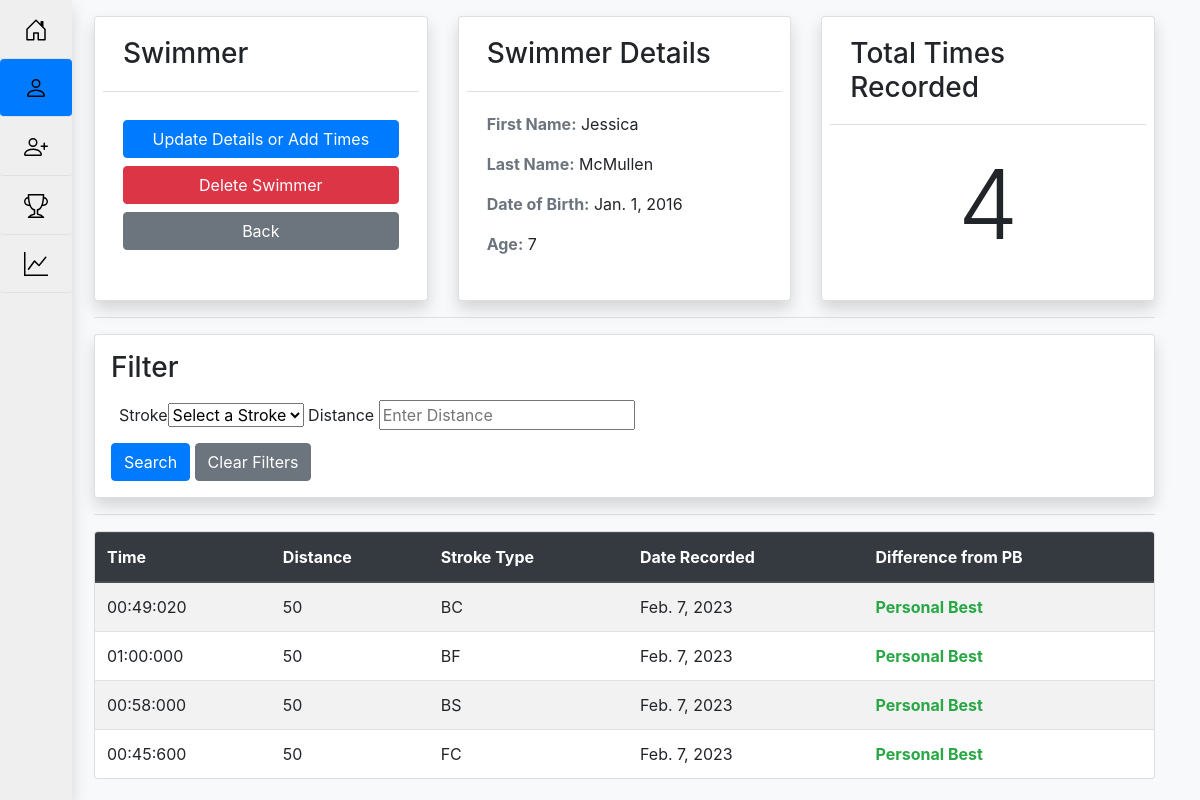
/swimmer/detail/138/, run on the app's committed database.
### home/models.py (models this page shows, shortened)
class Swimmer(models.Model):
    first_name = models.CharField('First Name',max_length=50)
    last_name = models.CharField('Last Name',max_length=50)
    dob = models.DateField("Date Of Birth", default = datetime.date(2010,1,1))
    @property
    def get_age(self):
        today = date.today()
        age = today.year - self.dob.year
        return age

class SwimmingInfo(models.Model):
    FRONTCRAWL = 'FC'
    BACKCRAWL = 'BC'
    BUTTERFLY = 'BF'
    BREASTSTROKE = 'BS'
    MEDLEY = 'IM'
    strokeTypes = [
    (FRONTCRAWL,'Front Crawl'),
    (BACKCRAWL,'Back Crawl'),
    (BUTTERFLY,'Butterfly'),
    (BREASTSTROKE,'Breaststroke'),
    (MEDLEY, 'Medley')
    ]
    distance = models.PositiveIntegerField(_('Distance'),null = False, default=50)
    strokeType = models.CharField(_('Stroke Type'),max_length=20, choices=strokeTypes, default=FRONTCRAWL)
    class Meta:
        abstract = True

class SwimTime(SwimmingInfo):
    swimmer =models.ForeignKey(Swimmer, on_delete=models.CASCADE)
    time = models.DurationField(_('Time'), default= timedelta(minutes=1, seconds=1, milliseconds=10))
    date = models.DateField(_('Date Recorded'),default = timezone.now)
    def get_time(self):
        return format_time(self.time)
    def find_difference(self):
        personal_best = PersonalBest.objects.get(
                swimmer= self.swimmer,
                swim_time__strokeType= self.strokeType,
                swim_time__distance= self.distance
            )
        pbTime = personal_best.swim_time.time
        if pbTime == self.time :
            return False
        else:
            difference = self.time - pbTime
            return format_time(difference)

### home/views.py (the view)
# urls.py: path('swimmer/detail/<int:pk>/',views.SwimmerDetailView.as_view(), name = 'detail'),
class SwimmerDetailView(generic.DetailView):
    model = Swimmer
    def get_context_data(self, **kwargs):
        context= super().get_context_data(**kwargs)
        context['swimTimes']=self.get_child_objects()
        return context
    def get_child_objects(self):
        swimmer_object = self.get_object()
        times_objects = swimmer_object.swimtime_set.all()
        if self.request.method == 'GET':
            strokeType = self.request.GET.get("strokeType")
            distance = self.request.GET.get("distance")
            if not strokeType and not distance:
                strokeType=""
                distance=""
            times_objects = times_objects.filter(
            Q(strokeType__icontains=strokeType)&Q(distance__icontains=distance))
        return times_objects

### home/models.py (called while the page is built)
def format_time(time):
        secs , microseconds = time.seconds, time.microseconds
        mins = secs//60
        secs = secs-(mins*60)
        millisecs  = microseconds/1000
        return "{:02}:{:02}:{:03}".format(int(mins),int(secs),int(millisecs))

### home/templates/home/swimmer_detail.html (shortened to what this page needs)
{% extends "home/master.html" %}
{% load static %}
{% block nav_item_swimmer_list %}active{% endblock nav_item_swimmer_list %}
{% block main %}
<div class="container main">
    <div class="card-deck">
        <div class="card shadow p-2">
            <div class="card-header bg-white">
                <h3>Swimmer</h3>
            </div>
            <div class="card-body">
                <a class="btn btn-primary mt-2 w-100" href="{% url 'home:update' swimmer.id %}">Update Details or Add
                    Times</a>
                    <button type="button" class="btn btn-danger mt-2 w-100" data-toggle="modal"
                    data-target="#deleteModal{{swimmer.pk}}">
                    Delete Swimmer
                </button>
                <a class="btn-secondary btn mt-2 w-100" href="{%url 'home:swimmers' %}">Back</a>
            </div>
        </div>
        <div class="card shadow p-2">
            <div class="card-header bg-white">
                <h3>Swimmer Details</h3>
            </div>
            <div class="card-body">
                <p><b class="text-secondary">First Name:</b> {{ swimmer.first_name }}</p>
                <p><b class="text-secondary">Last Name:</b> {{ swimmer.last_name }}</p>
                <p><b class="text-secondary">Date of Birth:</b> {{ swimmer.dob }}</p>
                <p><b class="text-secondary">Age:</b> {{swimmer.get_age}}</p>
            </div>
        </div>
        <div class="card shadow p-2 ">
            <div class="card-header bg-white">
                <h3>Total Times Recorded</h3>
            </div>
            <div class="card-body align-items-center d-flex justify-content-center">
                <h1 class="display-1">{{swimmer.swimtime_set.count}}</h1>
            </div>
        </div>
    </div>
    <hr>
    <div class="card shadow p-3">
        <h3>Filter</h3>
        <form action="{% url 'home:detail' swimmer.id %}" method="get">
            <div class="p-2">
                <label for="strokeType">Stroke </label><select id="strokeType" name="strokeType">
                    <option value="">Select a Stroke</option>
                </select>
                <label for="distance">Distance </label>
                <input name="distance" type="number" placeholder="Enter Distance">
            </div>
            <button type="submit" class="btn-primary btn">Search</button>
            <a class="btn-secondary btn" href="{%url 'home:detail' swimmer.id%}">Clear Filters</a>
        </form>
    </div>
    <hr>
    <div class="card table-responsive">
        {%if swimTimes.count > 0%}
        <table class="table card-body table-striped mb-0">
            <thead class="thead-dark">
                <tr>
                    <th class="sortable">Time</th>
                    <th>Distance</th>
                    <th>Stroke Type</th>
                    <th>Date Recorded</th>
                    <th>Difference from PB</th>
                </tr>
            </thead>
            <tbody>
                {% for t in swimTimes %}
                <tr>
                    <td>{{t.get_time}}</td>
                    <td>{{t.distance}}</td>
                    <td>{{t.strokeType}}</td>
                    <td>{{t.date}}</td>
                    <td>
                        {%if t.find_difference%}
                            <span class="text-danger">+{{t.find_difference}}</span>
                        {%else%}
                            <b class="text-success">Personal Best</b>
                        {%endif%}
                    </td>
                </tr>
                {%endfor%}
            </tbody>
        </table>
        {%else%}
        <p class="p-3 text-center">Sorry, there are no swim times matching the filters you entered.
            <br>Please try again with different filters.</p>
        {%endif%}
    </div>
</div>
{% endblock main %}

### home/static/home/css/style.css (style rules this page uses)
.main { padding-left: 4rem; padding-top: 1rem; }

### home/templates/home/master.html (style rules this page uses)
@media (min-width:769px) { .main { padding-left: 4rem !important; } }

### data on the page
Swimmer: first_name "Jessica", last_name "McMullen", dob "Jan. 1, 2016", get_age "7", swimtime_set.count "4"
SwimTime: get_time "00:49:020", distance "50", strokeType "BC", date "Feb. 7, 2023", shows "Personal Best"
SwimTime: get_time "01:00:000", distance "50", strokeType "BF", date "Feb. 7, 2023", shows "Personal Best"
SwimTime: get_time "00:58:000", distance "50", strokeType "BS", date "Feb. 7, 2023", shows "Personal Best"
SwimTime: get_time "00:45:600", distance "50", strokeType "FC", date "Feb. 7, 2023", shows "Personal Best"
